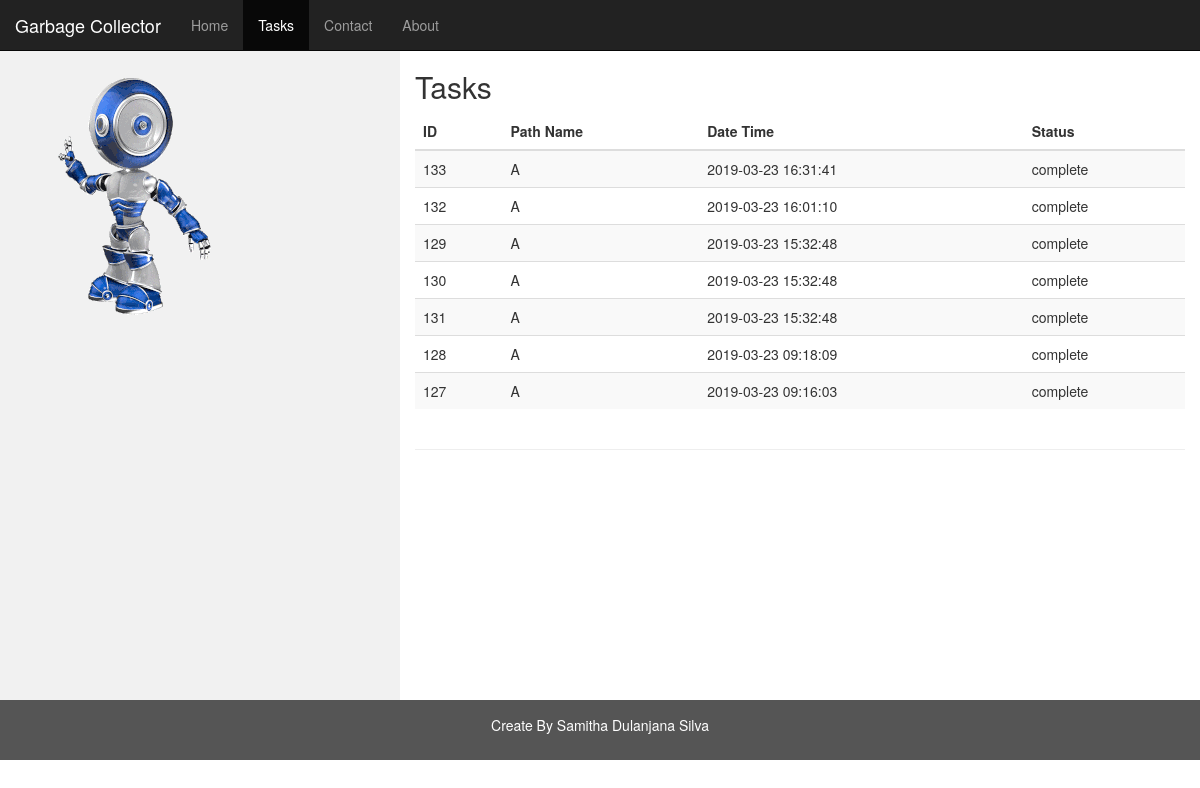
Screenshot of /GarbageCollector/ViewTasks.php with the database file from the repository.
### tables this page shows
CREATE TABLE `tasks_TB` (
  `roundid` int(11) NOT NULL,
  `path_name` char(1) NOT NULL,
  `Date_Time` timestamp NOT NULL DEFAULT current_timestamp() ON UPDATE current_timestamp(),
  `RB_status` varchar(8) DEFAULT 'not yet',
  `robotID` int(11) DEFAULT NULL
);

### GarbageCollector/ViewTasks.php (the view, shortened to what this page needs)
<?php
include "conn.php";
$sql="select roundid,path_name,Date_Time,RB_status  from tasks_TB order by Date_Time DESC limit 60";
 ?>
<!DOCTYPE html>
<html lang="en">
<head>
  <link rel="stylesheet" href="https://maxcdn.bootstrapcdn.com/bootstrap/3.3.7/css/bootstrap.min.css">
</head>
<body>
<nav class="navbar navbar-inverse navbar-fixed-top">
  <div class="container-fluid">
    <div class="navbar-header">
      <a class="navbar-brand" href="index.html">Garbage Collector</a>
    </div>
    <div class="collapse navbar-collapse" id="myNavbar">
      <ul class="nav navbar-nav">
        <li ><a href="index.html">Home</a></li>
        <li class="active"><a href="ViewTasks.php">Tasks</a></li>
        <li><a href="contact.html">Contact</a></li>
        <li><a href="about.html">About</a></li>
      </ul>
    </div>
  </div>
</nav>
<div class="container-fluid text-center"  style="padding-top: 50px;" >
  <div class="row content">
    <div class="col-sm-4 sidenav">
    <p>  <img src="images-animated-gif.blogspot.com.gif" class="img-responsive" alt="Cinque Terre" ></P>
    </div>
    <div class="col-sm-8 text-left" >
      <h2>Tasks</h2>
			<div class="table-responsive">
		   <table class="table table-striped">
		     <thead>
		       <tr>
		         <th>ID</th>
		         <th>Path Name</th>
		         <th>Date Time</th>
		         <th>Status</th>
		       </tr>
		     </thead>
		     <tbody>
  <?php
	if($sql <>null) {
	$result=$conn->query($sql);
	if($result->num_rows > 0) {
	 while($row = $result->fetch_assoc()) {
	?>
		       <tr>
		         <td><?php echo  $row["roundid"];?></td>
		         <td><?php echo  $row["path_name"];?></td>
		         <td><?php echo $row["Date_Time"]; ?></td>
		         <td><?php echo $row["RB_status"]; ?></td>
		       </tr>
<?php
}
}else {
echo "ERROR:01";
}
}
?>
		     </tbody>
		   </table>
		   </div>
			 <hr>
		 </div>
    </div>
  </div>
<footer class="container-fluid text-center">
  <p>Create By Samitha Dulanjana Silva</p>
</footer>
</body>
</html>

### GarbageCollector/ViewTasks.php (style rules this page uses)
.navbar { margin-bottom: 0; border-radius: 0; }
.row.content { height: 650px }
.sidenav { padding-top: 20px; background-color: #f1f1f1; height: 100%; }
footer { background-color: #555; color: white; padding: 15px; }

### rows the page displays
tasks_tb: roundid "133", path_name "A", Date_Time "2019-03-23 16:31:41", RB_status "complete"
tasks_tb: roundid "132", path_name "A", Date_Time "2019-03-23 16:01:10", RB_status "complete"
tasks_tb: roundid "129", path_name "A", Date_Time "2019-03-23 15:32:48", RB_status "complete"
tasks_tb: roundid "130", path_name "A", Date_Time "2019-03-23 15:32:48", RB_status "complete"
tasks_tb: roundid "131", path_name "A", Date_Time "2019-03-23 15:32:48", RB_status "complete"
tasks_tb: roundid "128", path_name "A", Date_Time "2019-03-23 09:18:09", RB_status "complete"
tasks_tb: roundid "127", path_name "A", Date_Time "2019-03-23 09:16:03", RB_status "complete"
